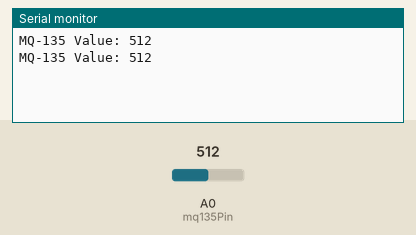
Simulated run of this sketch. Board: Arduino Uno, built with avr-gcc and run on an emulated ATmega328P. On the bench: the last lines printed to the serial monitor. The inputs (shaded band) are chosen by the test bench; at power-on: A0 (mq135Pin) = 512.

Above: at 1.8 s.
1.9 s: A0 (mq135Pin) set to 716
At 2.3 s:
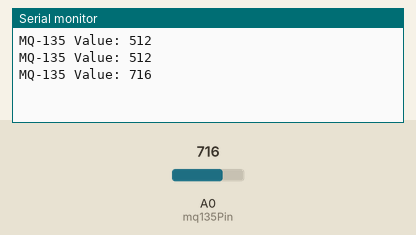
3.4 s: A0 (mq135Pin) set to 900
At 4.8 s:
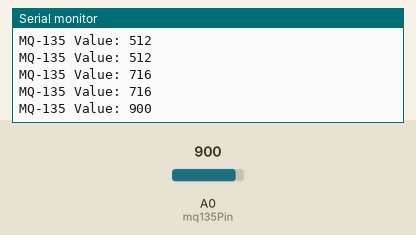
Timing chart, 0 to 6.4 s (numbered marks = the images above; inputs shaded):
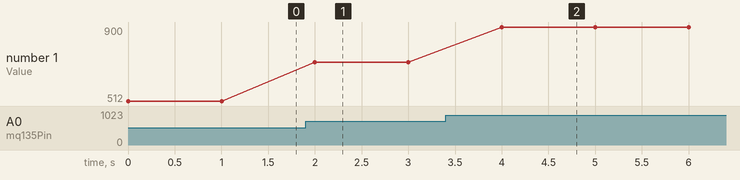

Measured:
- after the input at 1.9 s, the serial monitor: prints a new line after 0.10 s (image 1)
- after the input at 3.4 s, the serial monitor: prints a new line after 0.60 s (image 2)
- plotted number 1: 512 → 716 after the input at 1.9 s, 716 → 900 after the input at 3.4 s

The sketch:

Air_Quality_Monitoring.ino
```cpp
// Define the pin for the MQ-135 sensor
const int mq135Pin = A0; // Analog pin connected to MQ-135

void setup() {
  // Start the Serial communication
  Serial.begin(9600);
}

void loop() {
  // Read the analog value from the MQ-135 sensor
  int mq135Value = analogRead(mq135Pin);

  // Print the value to the Serial Monitor
  Serial.print("MQ-135 Value: ");
  Serial.println(mq135Value);

  // Add a delay for readability
  delay(1000); // Delay for 1 second
}
```
